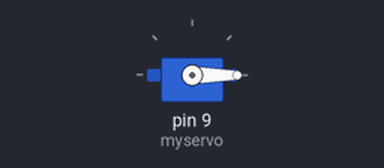
A sketch run on a simulated Arduino Uno, built with avr-gcc and run on an emulated ATmega328P. Parts: servo.

Above: at 0.1 s.
At 36.1 s:
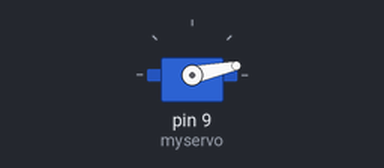
Timing chart, 0 to 40.0 s (numbered marks = the images above):
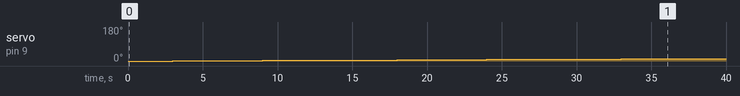

Measured:
- by itself, servo on pin 9 (myservo): moves from 0° to 13° over 36.0 s

The sketch:

led.ino
```cpp
//int LED = 13;
#include <Servo.h>
Servo myservo;
int pos = 0;

void setup() {
  // put your setup code here, to run once:
//pinMode(LED,OUTPUT);
myservo.attach(9);

}

void loop() {
  // put your main code here, to run repeatedly:
//digitalWrite(LED,1);
//delay(30);
//digitalWrite(LED,0);
//delay(15);
  for (pos = 0; pos <= 180; pos +=1){
  myservo.write(pos);
  delay(3000);
  }
  for (pos = 180; pos >= 0; pos -=1){
  myservo.write(pos);
  delay(3000);
  }
}
```
